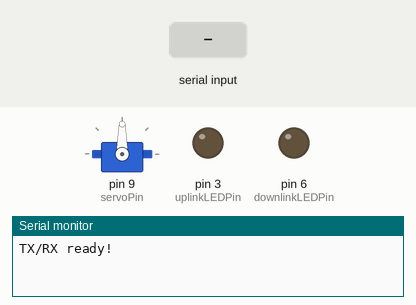
The sketch below on a simulated Arduino Uno, built with avr-gcc and run on an emulated ATmega328P. On the bench: servo, output pins drawn as LEDs (lit = HIGH), the last lines printed to the serial monitor. The test bench sets the inputs (shaded band). No radio packets arrive unless stated.

Above: at 1.2 s.
1.3 s: "downlink\n" received over Serial
At 1.46 s:
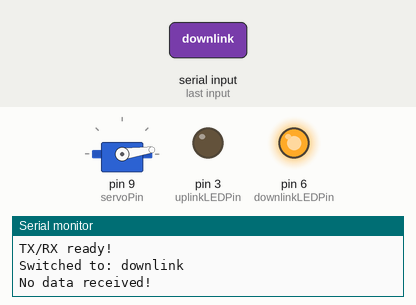
At 2.06 s:
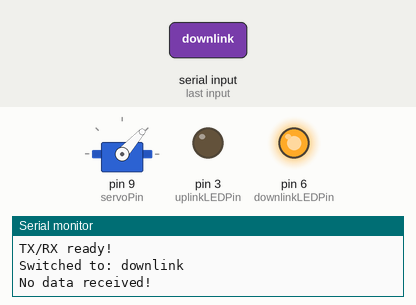
4.3 s: "uplink\n" received over Serial
At 8.1 s:
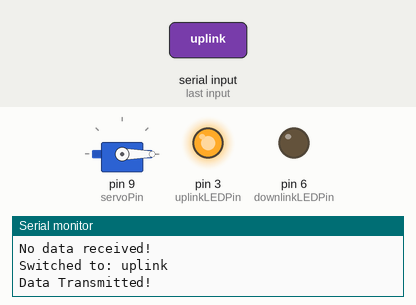
Timing chart, 0 to 9.6 s (numbered marks = the images above; inputs shaded):
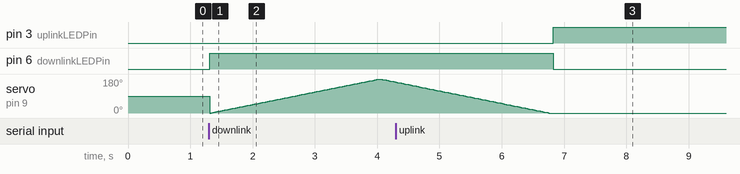

Measured:
- after the input at 1.3 s, pin 6 (downlinkLEDPin): LOW → HIGH at once
- after the input at 4.3 s, pin 3 (uplinkLEDPin): LOW → HIGH after 2.5 s; pin 6 (downlinkLEDPin): HIGH → LOW after 2.5 s; servo on pin 9 (servoPin): goes on until 6.8 s, then stays 0°

The sketch:

main.ino
```cpp
#include <RH_ASK.h>
#include <SPI.h> // Not actually used but needed to compile
#include <Servo.h>

RH_ASK driver;
Servo dish;

const int servoPin = 9;
const int uplinkLEDPin = 3;
const int downlinkLEDPin = 6;

String currentCommand = "";

void setup()
{
    Serial.begin(9600);	  // Debugging only
    while (!Serial); // Wait for Serial to be ready
    if (!driver.init())
    {
      Serial.println("init failed");
      while(1);
    }
    Serial.println("TX/RX ready!");

    dish.attach(servoPin);
    dish.write(90);  // Start at center (0°)

    pinMode(uplinkLEDPin, OUTPUT);
    pinMode(downlinkLEDPin, OUTPUT);
}

void loop()
{
  if (Serial.available() > 0)
  {
    String command = Serial.readStringUntil('\n');
    command.trim();
    command.toLowerCase();
    if (command == "uplink" || command == "downlink")
    {
      currentCommand = command;
      Serial.print("Switched to: ");
      Serial.println(currentCommand);
    }
    else
    {
      Serial.println("Unrecognized command");
    }
  }

  if (currentCommand == "uplink")
  {
    // transmit data
    //driver.init();
    const char *msg = "Hello World!";
    driver.send((uint8_t *)msg, strlen(msg));
    driver.waitPacketSent();
    Serial.println("Data Transmitted!");
    digitalWrite(uplinkLEDPin, HIGH);
    digitalWrite(downlinkLEDPin, LOW);
    digitalWrite(uplinkLEDPin, HIGH);
    digitalWrite(downlinkLEDPin, LOW);
    delay(3000);
  }
  else if (currentCommand == "downlink")
  {
    // listen for data
    uint8_t buf[RH_ASK_MAX_MESSAGE_LEN];
    uint8_t buflen = sizeof(buf);
    if (driver.recv(buf, &buflen))
    {
      Serial.println("Data Received");
      for (int i = 0; i < buflen; i++)
      {
        Serial.print((char)buf[i]);
      }
      Serial.println();
    }
    else
    {
      Serial.println("No data received!");
    }

    digitalWrite(uplinkLEDPin, LOW);
    digitalWrite(downlinkLEDPin, HIGH);

    // Simulate dish pointing to signal
    for (int angle = 0; angle <= 180; angle += 1)
    {
      dish.write(angle);   // rotate from 0 to 180
      delay(15);           // smooth movement
    }
    for (int angle = 180; angle >= 0; angle -= 1)
    {
      dish.write(angle);   // rotate back
      delay(15);
    }
  }
  else
  {
    digitalWrite(uplinkLEDPin, LOW);
    digitalWrite(downlinkLEDPin, LOW);
  }
}
```
